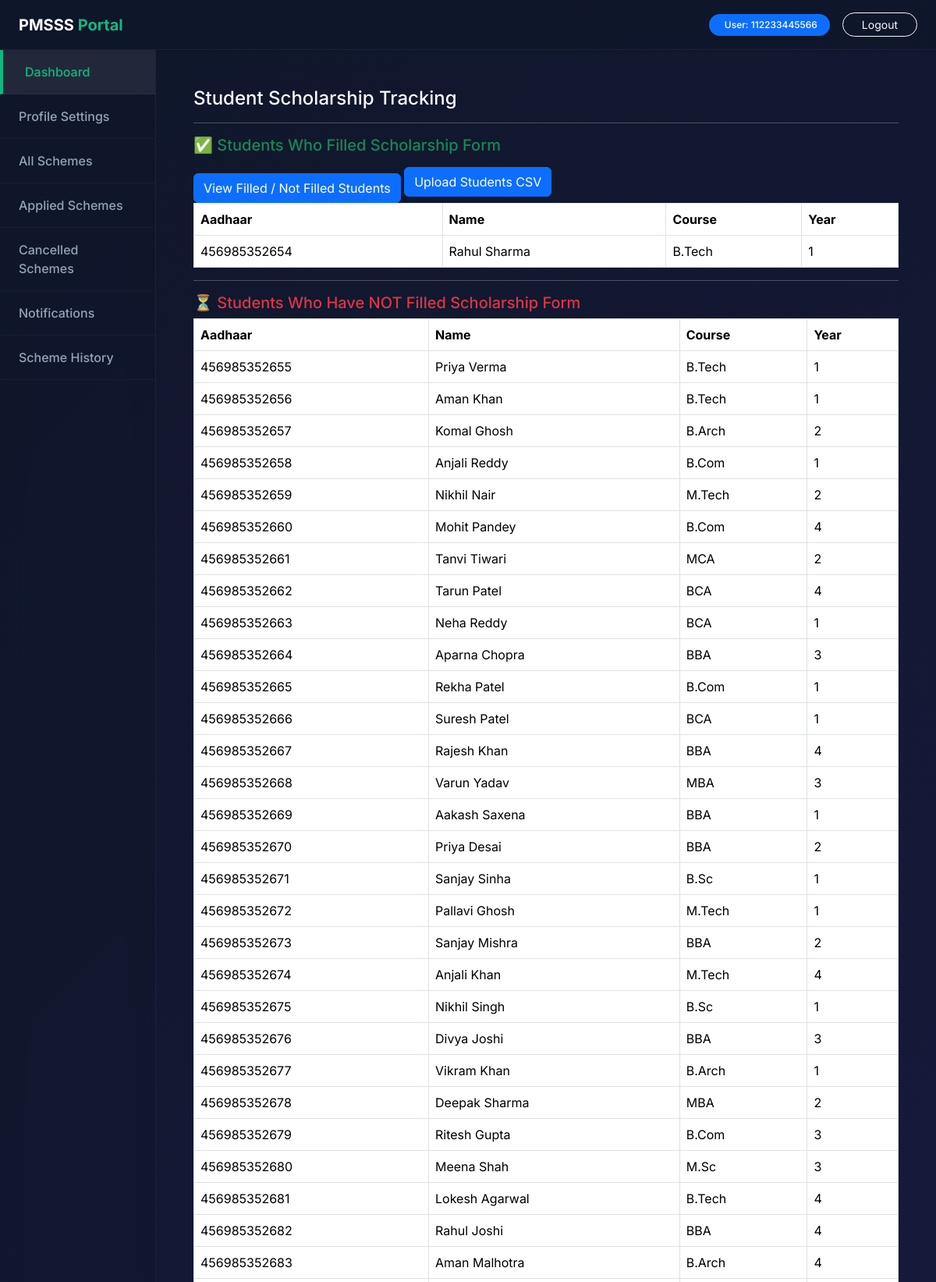
/institute/student-tracking/ (signed in, upper part), run on the app's committed database.
### accounts/models.py (models this page shows)
class User(AbstractBaseUser, PermissionsMixin):
    ROLE_CHOICES = (
        ("STUDENT", "Student"),
        ("INSTITUTE", "Institute"),
        ("OFFICER", "Officer"),
        ("ADMIN", "Admin"),
    )
    id = models.UUIDField(primary_key=True, default=uuid.uuid4, editable=False)
    aadhaar = models.CharField(max_length=12, unique=True)
    role = models.CharField(max_length=20, choices=ROLE_CHOICES)
    is_active = models.BooleanField(default=True)
    is_staff = models.BooleanField(default=False)
    objects = UserManager()
    USERNAME_FIELD = "aadhaar"

### institutes/models.py (models this page shows, shortened)
class InstituteStudent(models.Model):
    institute = models.ForeignKey(
        Institute,
        on_delete=models.CASCADE
    )
    aadhaar = models.CharField(max_length=12)
    student_name = models.CharField(max_length=100)
    course = models.CharField(max_length=100)
    year = models.IntegerField()
    class Meta:
        unique_together = ("institute", "aadhaar")

### institutes/views.py (the view)
# urls.py: path("institute/student-tracking/",institute_student_tracking,name="institute_student_tracking"),
@login_required
def institute_student_tracking(request):
    institute, redirect_response = _get_institute_or_redirect(request)
    if redirect_response:
        return redirect_response
    applied_aadhaars = ScholarshipApplication.objects.filter(
        institute_name=institute.institute_name
    ).values_list("student__aadhaar", flat=True).distinct()
    filled_students = InstituteStudent.objects.filter(
        institute=institute,
        aadhaar__in=applied_aadhaars
    )
    not_filled_students = InstituteStudent.objects.filter(
        institute=institute
    ).exclude(
        aadhaar__in=applied_aadhaars
    )
    return render(request, "institute/student_tracking.html", {
        "filled_students": filled_students,
        "not_filled_students": not_filled_students,
    })

### institutes/views.py (called while the page is built)
def _get_institute_or_redirect(request):
    if getattr(request.user, "role", None) != "INSTITUTE":
        return None, redirect("home")
    institute = Institute.objects.filter(user=request.user).first()
    if institute is None:
        messages.error(
            request,
            "Institute profile not found. Please complete institute registration first.",
        )
        return None, redirect("home")
    return institute, None

### templates/institute/student_tracking.html
{% extends "layout/base.html" %}
{% block content %}
<h4>Student Scholarship Tracking</h4>
<hr>
<h5 class="text-success">✅ Students Who Filled Scholarship Form</h5>
<a href="/institute/student-tracking/" class="btn btn-primary mt-3">
    View Filled / Not Filled Students
</a>
<a href="{% url 'upload_students' %}" class="btn btn-primary">
    Upload Students CSV
</a>
<table class="table table-bordered bg-white">
    <tr>
        <th>Aadhaar</th>
        <th>Name</th>
        <th>Course</th>
        <th>Year</th>
    </tr>
    {% for s in filled_students %}
    <tr>
        <td>{{ s.aadhaar }}</td>
        <td>{{ s.student_name }}</td>
        <td>{{ s.course }}</td>
        <td>{{ s.year }}</td>
    </tr>
    {% empty %}
    <tr>
        <td colspan="4">No students have filled the form yet.</td>
    </tr>
    {% endfor %}
</table>
<hr>
<h5 class="text-danger">⏳ Students Who Have NOT Filled Scholarship Form</h5>
<table class="table table-bordered bg-white">
    <tr>
        <th>Aadhaar</th>
        <th>Name</th>
        <th>Course</th>
        <th>Year</th>
    </tr>
    {% for s in not_filled_students %}
    <tr>
        <td>{{ s.aadhaar }}</td>
        <td>{{ s.student_name }}</td>
        <td>{{ s.course }}</td>
        <td>{{ s.year }}</td>
    </tr>
    {% empty %}
    <tr>
        <td colspan="4">All students have filled the form 🎉</td>
    </tr>
    {% endfor %}
</table>
{% endblock %}

### templates/layout/base.html (shortened to what this page needs)
{% load static %}
<!DOCTYPE html>
<html lang="en">
<head>
<link href="https://cdn.jsdelivr.net/npm/bootstrap@5.3.2/dist/css/bootstrap.min.css" rel="stylesheet">
<link rel="stylesheet" href="{% static 'css/style.css' %}">
</head>
<body class="bg-gradient-modern m-0 p-0">
<div class="top-nav-glass text-white p-3 px-4 d-flex justify-content-between align-items-center sticky-top shadow-sm">
    <a href="/" class="text-decoration-none"><span class="fs-5 fw-bold text-white">PMSSS <span class="text-accent">Portal</span></span></a>
    <div class="d-flex align-items-center">
        <span class="badge bg-primary px-3 py-2 rounded-pill shadow-sm fw-medium d-none d-md-block">
             User: {{ request.user.aadhaar }}
        </span>
        <a href="/login/" class="btn btn-sm btn-outline-light ms-3 rounded-pill px-4">Logout</a>
    </div>
</div>
<div class="container-fluid p-0">
    <div class="row g-0">
        <div class="col-md-3 col-lg-2 glass-sidebar">
            <a href="{% url 'student_home' %}" class="active">Dashboard</a>
            <a href="{% url 'profile_personal' %}">Profile Settings</a>
            <a href="{% url 'all_schemes' %}">All Schemes</a>
            <a href="{% url 'my_applied' %}">Applied Schemes</a>
            <a href="{% url 'my_cancelled' %}">Cancelled Schemes</a>
            <a href="{% url 'notifications' %}">Notifications</a>
            <a href="{% url 'scheme_history' %}">Scheme History</a>
        </div>
        <div class="col-md-9 col-lg-10 p-4 p-md-5 fade-in dashboard-content">
            {% block content %}{% endblock %}
        </div>
    </div>
</div>
</body>
</html>

### static/css/style.css (style rules this page uses)
:root { --font-family-sans: 'Inter', system-ui, -apple-system, sans-serif; --color-primary: #4F46E5; --color-primary-dark: #3730A3; --color-accent: #10B981; --color-accent-dark: #059669; --bg-gradient-start: #0f172a; --bg-gradient-end: #1e1b4b; --bg-gradient-accent: #312e81; --glass-bg: rgba(255, 255, 255, 0.05); --glass-border: rgba(255, 255, 255, 0.1); --glass-shadow: 0 8px 32px 0 rgba(0, 0, 0, 0.37); --glass-blur: blur(12px); --text-main: #f8fafc; --text-muted: #94a3b8; }
body { font-family: var(--font-family-sans); color: var(--text-main); min-height: 100vh; margin: 0; display: flex; flex-direction: column; }
.bg-gradient-modern { background: linear-gradient(135deg, var(--bg-gradient-start), var(--bg-gradient-end), var(--bg-gradient-accent)); background-size: 200% 200%; animation: gradientFlow 15s ease infinite; }
.text-accent { color: var(--color-accent) !important; }
.fade-in { animation: fadeIn 0.8s ease-out; }
a { color: var(--color-accent); text-decoration: none; transition: color 0.2s ease; }

### templates/layout/base.html (style rules this page uses)
.glass-sidebar { background: rgba(15, 23, 42, 0.4); backdrop-filter: blur(16px); -webkit-backdrop-filter: blur(16px); border-right: 1px solid rgba(255,255,255,0.05); min-height: calc(100vh - 66px); }
.glass-sidebar a { display: block; padding: 16px 24px; border-bottom: 1px solid rgba(255,255,255,0.03); text-decoration: none; color: var(--text-muted); transition: all 0.25s ease; font-weight: 500; }
.glass-sidebar a:hover, .glass-sidebar a.active { background: rgba(255, 255, 255, 0.08); color: var(--color-accent); padding-left: 28px; border-left: 4px solid var(--color-accent); }
.top-nav-glass { background: rgba(15, 23, 42, 0.7) !important; backdrop-filter: blur(16px); -webkit-backdrop-filter: blur(16px); border-bottom: 1px solid rgba(255,255,255,0.05); }

### data on the page
User: user.aadhaar "112233445566"
InstituteStudent: aadhaar "456985352654", student_name "Rahul Sharma", course "B.Tech", year "1"
InstituteStudent: aadhaar "456985352655", student_name "Priya Verma", course "B.Tech", year "1"
InstituteStudent: aadhaar "456985352656", student_name "Aman Khan", course "B.Tech", year "1"
InstituteStudent: aadhaar "456985352657", student_name "Komal Ghosh", course "B.Arch", year "2"
InstituteStudent: aadhaar "456985352658", student_name "Anjali Reddy", course "B.Com", year "1"
InstituteStudent: aadhaar "456985352659", student_name "Nikhil Nair", course "M.Tech", year "2"
InstituteStudent: aadhaar "456985352660", student_name "Mohit Pandey", course "B.Com", year "4"
InstituteStudent: aadhaar "456985352661", student_name "Tanvi Tiwari", course "MCA", year "2"
InstituteStudent: aadhaar "456985352662", student_name "Tarun Patel", course "BCA", year "4"
InstituteStudent: aadhaar "456985352663", student_name "Neha Reddy", course "BCA", year "1"
InstituteStudent: aadhaar "456985352664", student_name "Aparna Chopra", course "BBA", year "3"
InstituteStudent: aadhaar "456985352665", student_name "Rekha Patel", course "B.Com", year "1"
InstituteStudent: aadhaar "456985352666", student_name "Suresh Patel", course "BCA", year "1"
InstituteStudent: aadhaar "456985352667", student_name "Rajesh Khan", course "BBA", year "4"
InstituteStudent: aadhaar "456985352668", student_name "Varun Yadav", course "MBA", year "3"
InstituteStudent: aadhaar "456985352669", student_name "Aakash Saxena", course "BBA", year "1"
InstituteStudent: aadhaar "456985352670", student_name "Priya Desai", course "BBA", year "2"
InstituteStudent: aadhaar "456985352671", student_name "Sanjay Sinha", course "B.Sc", year "1"
InstituteStudent: aadhaar "456985352672", student_name "Pallavi Ghosh", course "M.Tech", year "1"
InstituteStudent: aadhaar "456985352673", student_name "Sanjay Mishra", course "BBA", year "2"
InstituteStudent: aadhaar "456985352674", student_name "Anjali Khan", course "M.Tech", year "4"
InstituteStudent: aadhaar "456985352675", student_name "Nikhil Singh", course "B.Sc", year "1"
InstituteStudent: aadhaar "456985352676", student_name "Divya Joshi", course "BBA", year "3"
InstituteStudent: aadhaar "456985352677", student_name "Vikram Khan", course "B.Arch", year "1"
InstituteStudent: aadhaar "456985352678", student_name "Deepak Sharma", course "MBA", year "2"
InstituteStudent: aadhaar "456985352679", student_name "Ritesh Gupta", course "B.Com", year "3"
InstituteStudent: aadhaar "456985352680", student_name "Meena Shah", course "M.Sc", year "3"
InstituteStudent: aadhaar "456985352681", student_name "Lokesh Agarwal", course "B.Tech", year "4"
InstituteStudent: aadhaar "456985352682", student_name "Rahul Joshi", course "BBA", year "4"
InstituteStudent: aadhaar "456985352683", student_name "Aman Malhotra", course "B.Arch", year "4"
